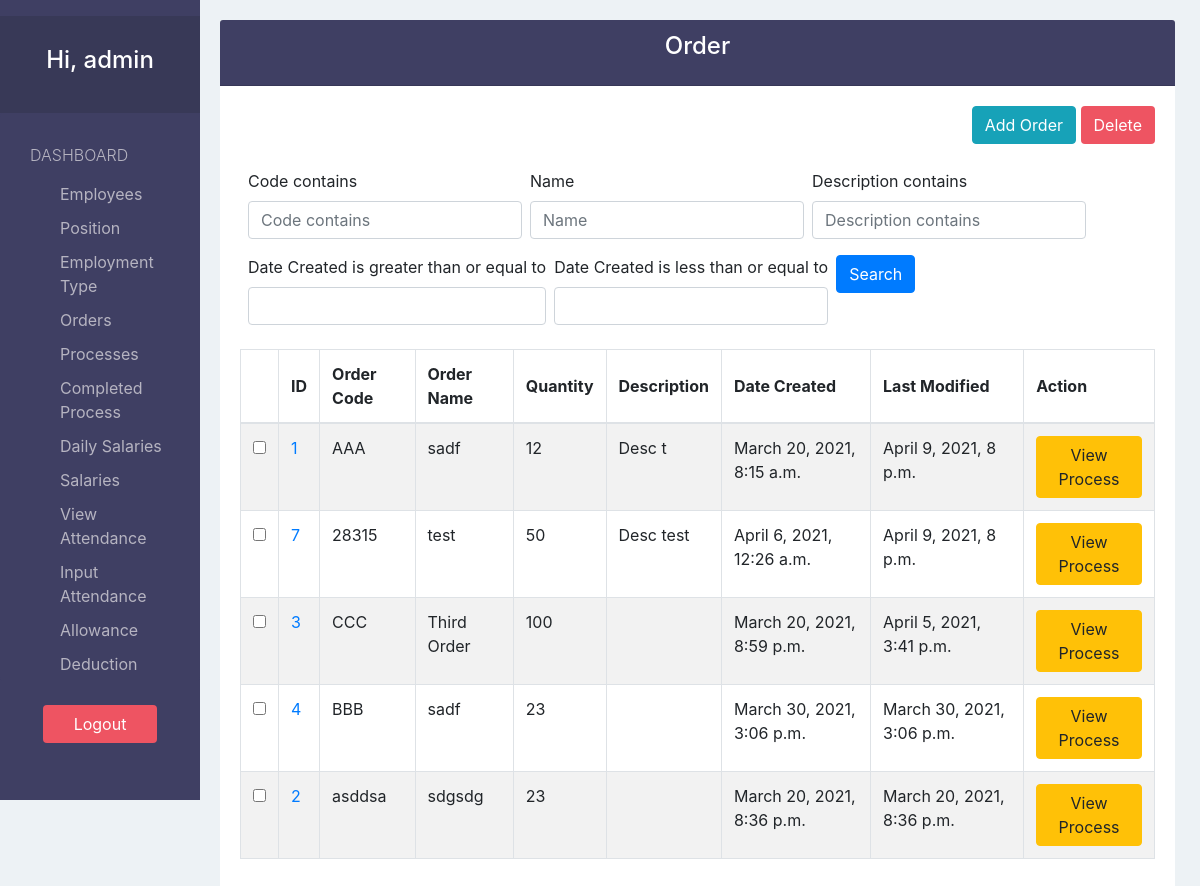
/order/ (signed in), run on the app's committed database.
### payrollApp/models.py (models this page shows, shortened)
class Order(models.Model):
  code         = models.CharField(max_length=50, unique=True)
  name         = models.CharField(max_length=200)
  quantity     = models.PositiveIntegerField()
  description  = models.TextField(blank=True, null=True)
  dateCreated  = models.DateTimeField(auto_now_add=True)
  lastModified = models.DateTimeField(auto_now=True)

### payrollApp/views.py (the view)
# urls.py: path('order/', views.order_view, name="order"),
@login_required(login_url='login')
def order_view(request):
  orders = Order.objects.all().order_by('-lastModified')
  flag   = True
  if not orders:
    flag=False
  myFilter = OrderFilter(request.GET, queryset=orders)
  orders = myFilter.qs
  context = {
    'orders':orders,
    'flags': flag,
    'myFilter': myFilter
  }
  return render(request, "order/order.html", context)

### payrollApp/templates/order/order.html (shortened to what this page needs)
{% extends 'view_base.html' %}
{% load static %}
{% load humanize %}
{% load bootstrap4 %}
{% block script %}
  <link rel="stylesheet" href="http://code.jquery.com/ui/1.11.0/themes/smoothness/jquery-ui.css">
{% endblock %}
{% block viewTitle %}Order{% endblock %}
{% block addBtn %}<a href="{% url 'create-order' %}" class="btn btn-info">Add Order</a>{% endblock %}
{% block searchForm %}
    <form method="GET" class="searchForm">
      {% bootstrap_form myFilter.form layout='inline' %}
      <button class="btn btn-primary" style="height: max-content;">Search</button>
    </form>
{% endblock %}
{% block columns %}
  {% if flags %}
    {% block form %}
      <form action="{% url 'delete-order'%}?next={{ request.path }}" method="POST">{% csrf_token %}
    {% endblock %}
    <th></th>
    <th>ID</th>
    <th>Order Code</th>
    <th>Order Name</th>
    <th>Quantity</th>
    <th>Description</th>
    <th>Date Created</th>
    <th>Last Modified</th>
    <th>Action</th>
  {% endif %}
{% endblock %}
{% block tbodyContent %}
  {% if not flags %}
    <h3>No Order</h3>
  {% else %}
    {% for order  in orders %}
      <tr>
        <td><input type="checkbox" name="selected" value="{{ order.id }}"></td>
        <td scope="row"><a href="{% url 'edit-order' order.id %}?next={{ request.path }}">{{ order.id }}</a></td>
        <td>{{ order.code }}</td>
        <td>{{ order.name }}</td>
        <td>{{ order.quantity|intcomma }}</td>
        <td>{{ order.description|slice:"0:50" }}{% if order.description|length > 50 %}...{% endif %}</td>
        <td>{{ order.dateCreated }}</td>
        <td>{{ order.lastModified }}</td>
        <td><a href="{% url 'process-of-order' order.id%}" class="btn btn-warning">View Process</a></td>
      </tr>
    {% endfor %}
  {% endif %}
{% endblock %}

### payrollApp/templates/sidebar.html (shortened to what this page needs)
{% url 'employee' as employee_url %}
{% url 'position' as position_url %}
{% url 'employmentType' as employmentType_url %}
{% url 'order' as order_url %}
{% url 'process' as process_url %}
{% url 'completedProcess' as completedProcess_url %}
{% url 'dailySalary' as dailySalary_url %}
{% url 'inputDate-salary' as inputDateSalary_url %}
{% url 'inputDate-attendance' as inputDateAttendance_url %}
{% url 'attendance' as attendance_url %}
  <div>
    <nav class="navbar navbar-dark navbar-expand-sm">
    </nav>
    <div class="collapse" id="navbarToggleExternalContent">
      <div class="navbar-nav">
        <div class="text-center text-white sidebarHeader">
          <h4>Hi, {{ request.user.username }}</h4>
        </div>
        <div class="list-group">
          <span class="text-uppercase">Dashboard</span>
          <a href="{% url 'employee' %}" class="list-group-item {% if request.path == employee_url %}  active {% endif %}">Employees</a>
          <a href="{% url 'position' %}" class="list-group-item {% if request.path == position_url %} active {% endif %}">Position</a>
          <a href="{% url 'employmentType' %}" class="list-group-item {% if request.path == employmentType_url %} active {% endif %}">Employment Type</a>
          <a href="{% url 'order' %}"
            class="list-group-item {% if request.path == order_url %} active {% endif %}">Orders
          </a>
          <a href="{% url 'process' %}" class="list-group-item {% if request.path == process_url %} active {% endif %}">Processes</a>
          <a href="{% url 'completedProcess' %}" class="list-group-item {% if request.path == completedProcess_url %} active {% endif %}">Completed Process</a>
          <a href="{% url 'dailySalary' %}" class="list-group-item {% if request.path == dailySalary_url %} active {% endif %}">Daily Salaries</a>
          <a href="{% url 'inputDate-salary' %}" class="list-group-item {% if request.path == inputDateSalary_url %} active {% endif %}">Salaries</a>
          <a href="{% url 'attendance' %}" class="list-group-item {% if request.path == attendance_url %} active {% endif %}">View Attendance</a>
          <a href="{% url 'inputDate-attendance' %}" class="list-group-item {% if request.path == inputDateAttendance_url %} active {% endif %}">Input Attendance</a>
          <a href="{% url 'allowance' %}" class="list-group-item {% if request.path == allowance_url %} active {% endif %}">Allowance</a>
          <a href="{% url 'deduction' %}" class="list-group-item {% if request.path == deduction_url %} active {% endif %}">Deduction</a>
        </div>
        <div class="text-center m-4">
          <a href="{% url 'logout' %}" class="btn btn-pink">Logout</a>
        </div>
      </div>
    </div>
  </div>

### payrollApp/static/css/style.css (style rules this page uses)
body { padding-top: 20px; background-color: #EDF2F5; overflow: auto; }
.text-white { color:white; }
.btn-pink { color: white; background-color: #EE5462; }
.sidebarHeader { padding: 30px 10px; font-weight: bold; font-size: 15px; background-color: #383957; }
.sidebar .list-group { padding: 0; background-color: #3F3F63; }
.sidebar .list-group > span { color: #B6B4C1; display: block; margin-top: 20px; padding: 10px 30px; font-size: 16px; font-weight: 300; }
.sidebar .list-group .list-group-item, .sidebar .list-group .list-group-item:focus { background-color: #3F3F63; color: #B6B4C1; border: 0; padding-left: 60px; padding-right: 30px; padding-top: 5px; padding-bottom: 5px; }
.sidebar > div:last-child .btn { width: 75%; }
.table > thead > tr > th, .table > thead > tr >td { vertical-align: middle; }
.searchForm { padding: 8px; display: flex; flex-flow: wrap; }
.form-group { margin-right: 0.5rem; }
@media only screen and (min-width: 576px) { .collapse:not(.show) { display: block !important; } }

### data on the page
Order: id "1", code "AAA", name "sadf", quantity "12", description "Desc t", dateCreated "March 20, 2021, 8:15 a.m.", lastModified "April 9, 2021, 8 p.m."
Order: id "7", code "28315", name "test", quantity "50", description "Desc test", dateCreated "April 6, 2021, 12:26 a.m.", lastModified "April 9, 2021, 8 p.m."
Order: id "3", code "CCC", name "Third Order", quantity "100", dateCreated "March 20, 2021, 8:59 p.m.", lastModified "April 5, 2021, 3:41 p.m."
Order: id "4", code "BBB", name "sadf", quantity "23", dateCreated "March 30, 2021, 3:06 p.m.", lastModified "March 30, 2021, 3:06 p.m."
Order: id "2", code "asddsa", name "sdgsdg", quantity "23", dateCreated "March 20, 2021, 8:36 p.m.", lastModified "March 20, 2021, 8:36 p.m."

### other printed values
{{ request.user.username }} "admin"
